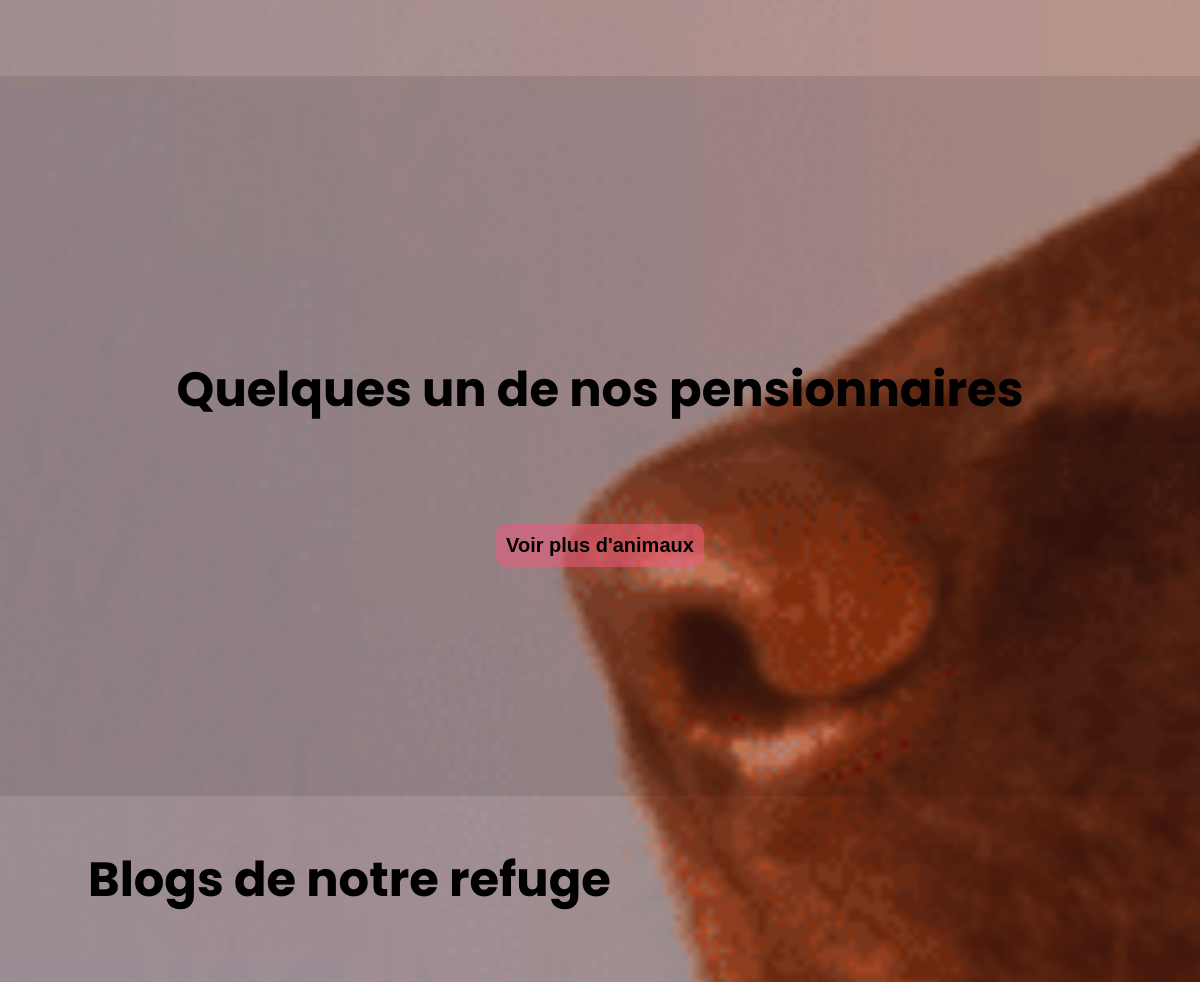
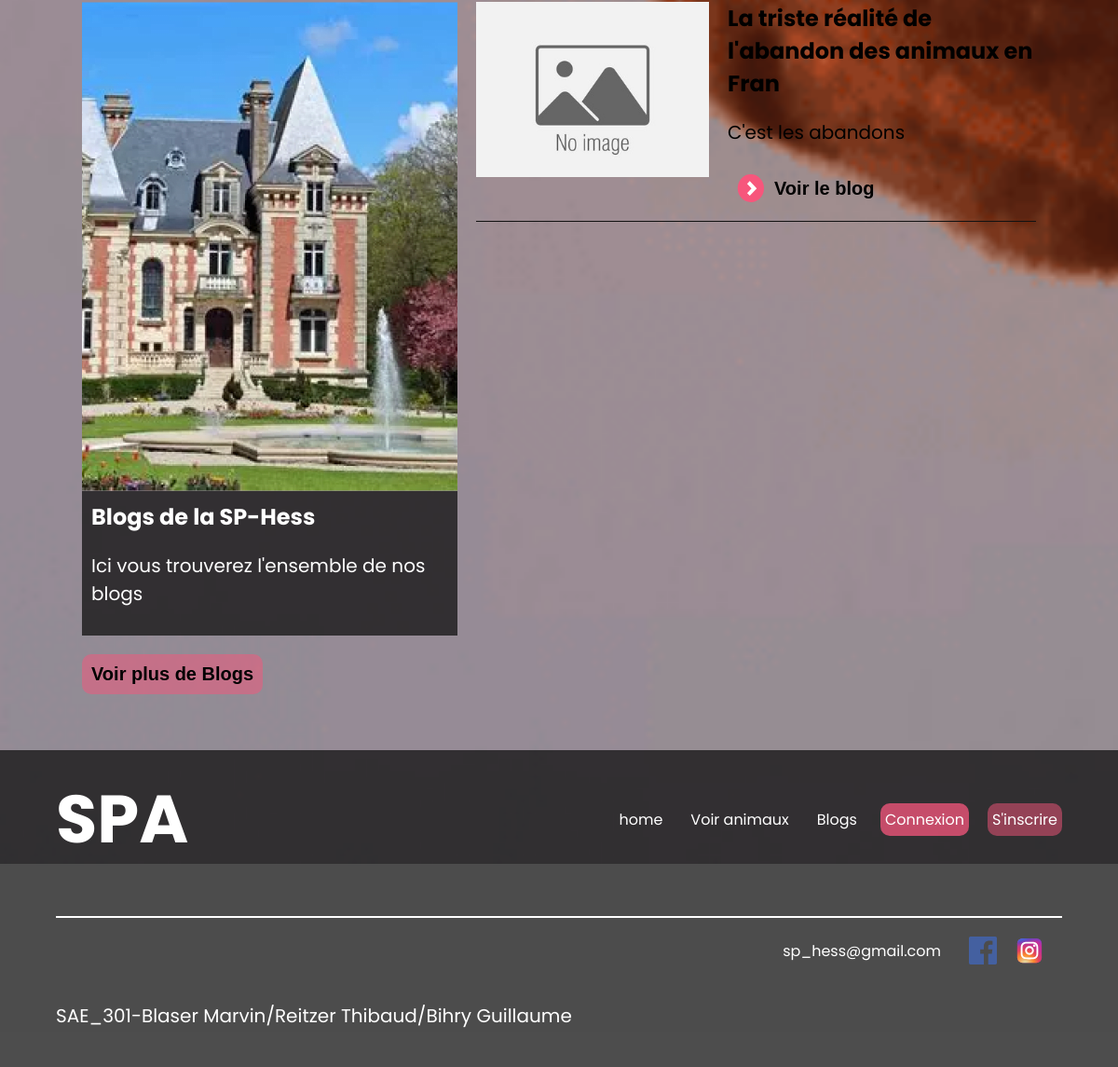
Before: / (lower part) with the older database file (2 pictures, top to bottom).
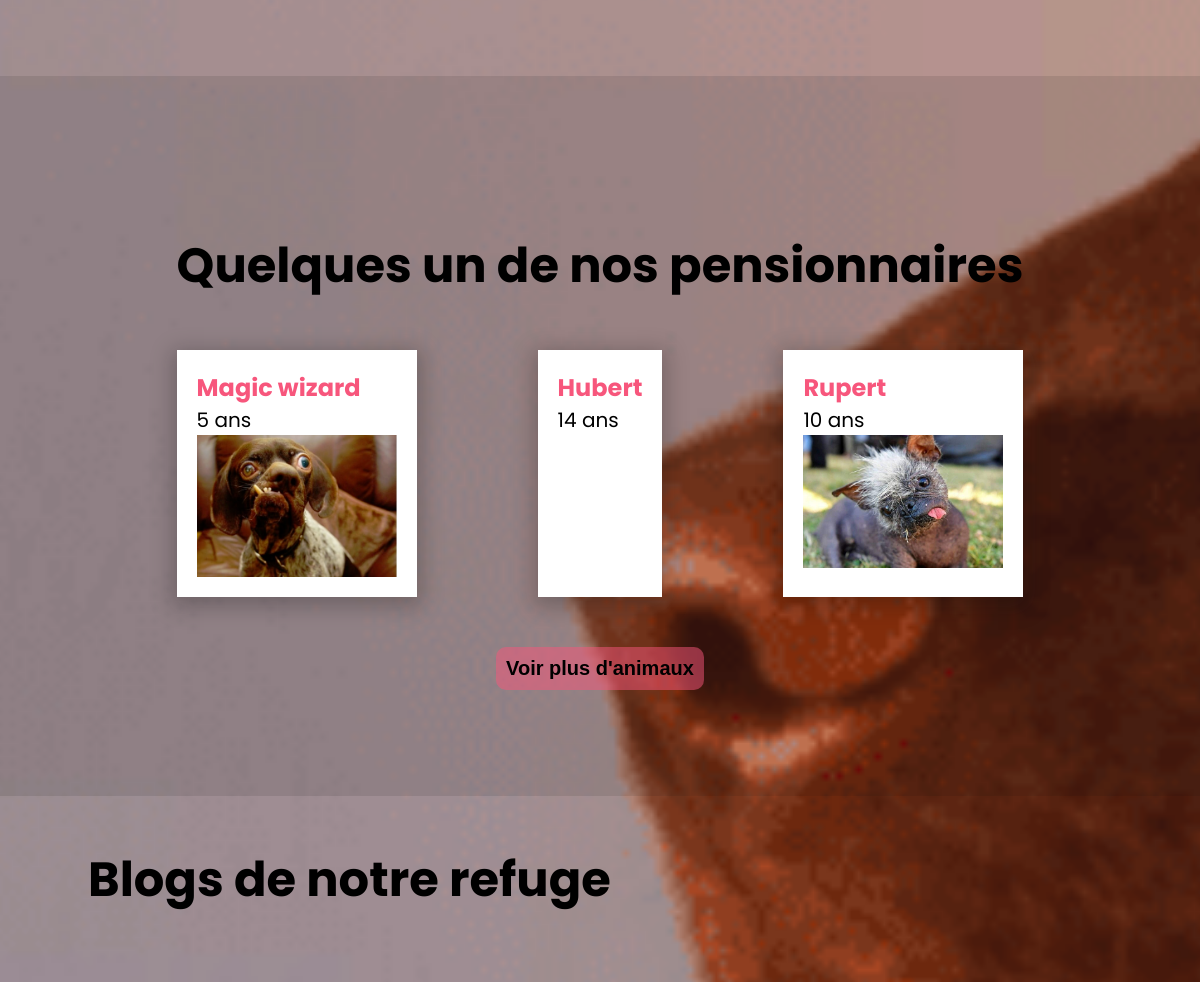
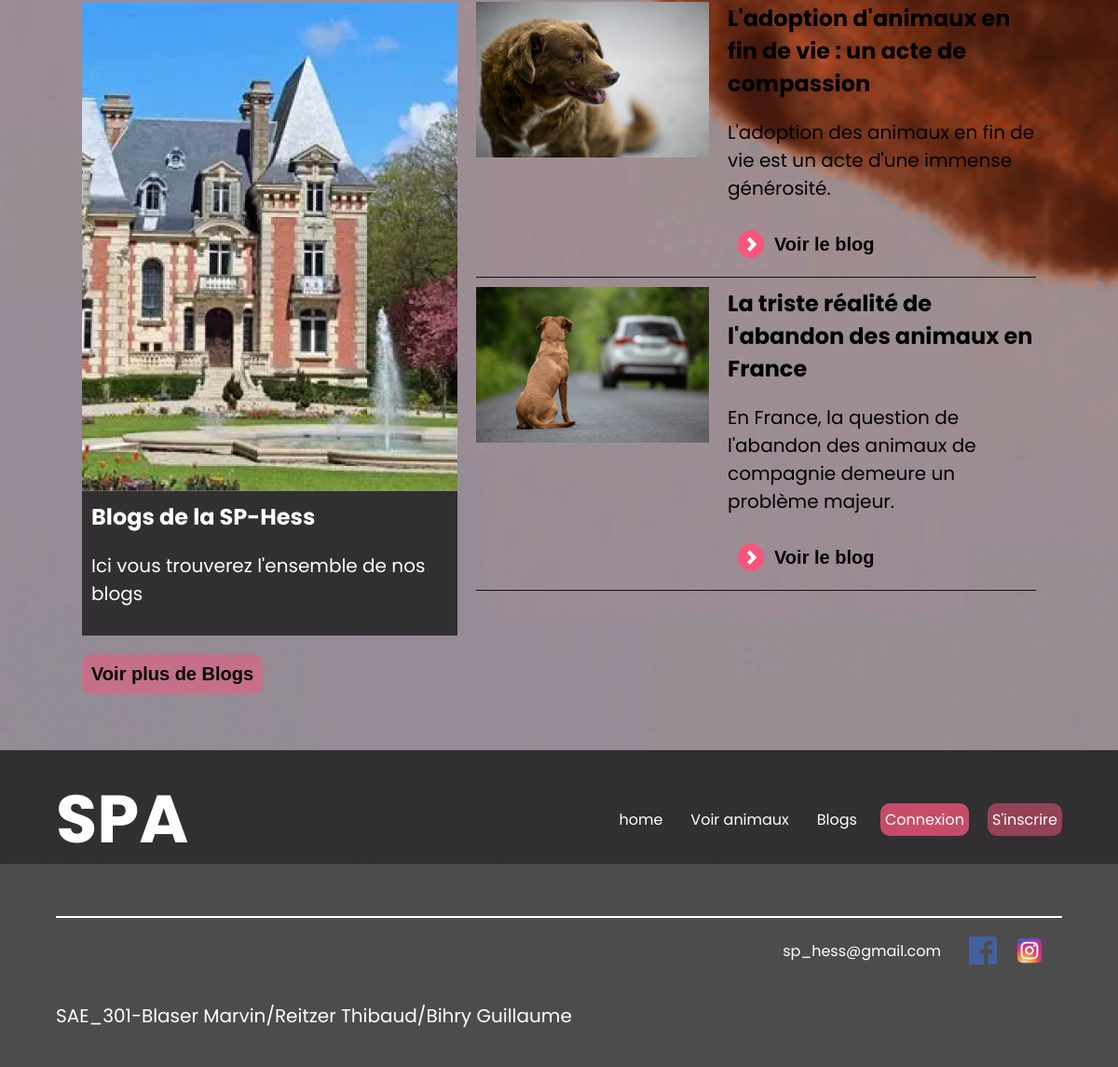
After: the same page with the newer database file (2 pictures, top to bottom).
### tables this page shows
CREATE TABLE IF NOT EXISTS `blog` (
  `id_blog` int NOT NULL AUTO_INCREMENT,
  `titre` varchar(255) NOT NULL,
  `sousTitre` text NOT NULL,
  `contenu` longtext NOT NULL,
  `image` varchar(50) NOT NULL,
  `dateCreation` datetime NOT NULL,
  `dateModification` datetime DEFAULT NULL,
  PRIMARY KEY (`id_blog`)
);

CREATE TABLE IF NOT EXISTS `animal` (
  `id_animal` int NOT NULL AUTO_INCREMENT,
  `nom` varchar(254) NOT NULL,
  `age` int NOT NULL,
  `taille` decimal(15,0) NOT NULL,
  `poid` decimal(15,1) NOT NULL,
  `handicape` tinyint NOT NULL,
  `dateArrivee` date NOT NULL,
  `id_spa` int NOT NULL,
  `id_type` int NOT NULL,
  PRIMARY KEY (`id_animal`),
  KEY `id_spa` (`id_spa`),
  KEY `id_type` (`id_type`)
);

CREATE TABLE IF NOT EXISTS `image` (
  `id_image` int NOT NULL AUTO_INCREMENT,
  `uniqid_img` varchar(254) NOT NULL,
  `ordre` int NOT NULL,
  `id_animal` int NOT NULL,
  PRIMARY KEY (`id_image`),
  KEY `id_animal` (`id_animal`)
);

### controleur/controleur.php (called while the page is built, shortened)
<?php
require_once "modele/animal.php";
require_once "modele/blog.php";
function accueil() {
    $ObjectAnimal = new Animal();
    $ObjectBlog = new Blog();
    $animals = $ObjectAnimal->getAnimalsHome();
    $blogs = $ObjectBlog->getBlogsHome();
    require "vue/vueAccueil.php";
}

### modele/blog.php (called while the page is built, shortened)
<?php
require_once "modele/modele.php";
class Blog extends database
{
    public function getBlogsHome(){
        $req = '
           SELECT *
           FROM blog
           ORDER BY dateCreation
           LIMIT 3
           ';
        $res = $this->execReq($req);
        return $res;
    }
}

### modele/modele.php (called while the page is built, shortened)
<?php
abstract class database {
    private $bdd;
    protected function execReq($req) {
        return $this->connexionBDD()->query($req)->fetchAll(PDO::FETCH_ASSOC);
    }
    private function connexionBDD() {
        if(!isset($this->bdd)){
            try {
                $options=array(PDO::MYSQL_ATTR_INIT_COMMAND => "SET NAMES utf8");
                $this->bdd=new PDO('mysql:host='.DBHOST.';dbname='.DBNAME, DBUSER, DBPWD, $options);
            }
            catch(Exception $err) {
                throw new Exception("Connexion à la BDD");
            }
        }
        return $this->bdd;
    }
}

### modele/animal.php (called while the page is built, shortened)
<?php
require_once "modele/modele.php";
class Animal extends database {
    public function getAnimalsHome(){
        $req = '
        SELECT animal.id_animal, animal.nom, age, taille, poid, handicape, dateArrivee, type.libelle AS "type", spa.nom AS "spaNom", uniqid_img AS "nomImg", image.ordre
        FROM `animal`
        JOIN type ON animal.id_type = type.id_type
        JOIN spa ON animal.id_spa = spa.id_spa
        JOIN image on animal.id_animal = image.id_animal
        WHERE image.ordre = 1
        ORDER BY dateArrivee DESC
        LIMIT 3
        ';
        $res = $this->execReq($req);
        return $res;
    }
}

### vue/vueAccueil.php (the view, shortened to what the changed rows need)
<div class="bg_animaux_section">
    <section class="animaux_section">
        <div class="animaux_container">
            <?php
            foreach ($animals as $animal) {
                ?>
                <div class="card">
                    <span class="name">
                        <?= $animal['nom'] ?>
                    </span>
                    <p class="age">
                        <?= $animal['age'] ?> ans
                    </p>
                    <img src="photoAnimal/<?= $animal['nomImg'] ?>" alt="">
                </div>
                <?php
            }
            ?>
        </div>
    </section>
</div>
<section class="blogs_section">
    <div class="blogs_container">
        <div class="blog_right">
            <?php
            foreach ($blogs as $blog) {
                ?>
                <div class="blogs">
                    <img src="./photoBlog/<?= $blog['image'] ?>" alt="" srcset="">
                    <div class="text">
                        <span>
                            <?= $blog['titre'] ?>
                        </span>
                        <p>
                            <?= $blog['sousTitre'] ?>
                        </p>
                        <a href="index.php?action=blog&&idBlog=<?= $blog['id_blog'] ?>">
                            <button>
                                Voir le blog
                            </button>
                        </a>
                    </div>
                </div>
                <?php
            }
            ?>
        </div>
    </div>
</section>
<?php
$contenu = ob_get_clean();
$footer = "SPA";
require "gabarit.php";

### vue/gabarit.php (shortened to what the changed rows need)
<!DOCTYPE html>
<html lang="fr">
<head>
    <link href="style/style.css" rel="stylesheet">
    <link rel="stylesheet" href="./style/assets.css">
</head>
<body>
    <main>
        <?= $contenu ?>
    </main>
    <?php
    if (!isset($showFooter)) {
        ?>
        <footer>
            <nav>
                <div><a href="index.php">
                        <h1>
                            <?= $footer ?>
                        </h1>
                    </a></div>
                <div class="menu">
                    <?php
                    if (!isset($_SESSION['USER'])) {
                        echo ('<a class="lien" href="index.php">home</a>');
                        echo ('<a class="lien" href="index.php?action=animaux">Voir animaux</a>');
                        echo ('<a class="lien" href="index.php?action=blogs">Blogs</a>');
                        echo ('<a class="lien connexion_link" href="index.php?action=login">Connexion</a>');
                        echo ('<a class="lien inscription_link" href="index.php?action=signup">S\'inscrire</a>');
                    }
                    ?>
                </div>
            </nav>
            <div class="contact">
                <a href="">sp_hess@gmail.com</a>
                <div class="social_icons">
                </div>
            </div>
            <div class="credit">
                <p>SAE_301-Blaser Marvin/Reitzer Thibaud/Bihry Guillaume</p>
            </div>
        </footer>
        <?php
    }
    ?>
</body>
</html>

Changed rows visible on the page:
removed blog: image (placeholder picture), titre "La triste réalité de l'abandon des animaux en Fran", sousTitre "C'est les abandons"
added animal: nom "Magic wizard", age "5", image.uniqid_img (picture)
added animal: nom "Hubert", age "14"
added animal: nom "Rupert", age "10", image.uniqid_img (picture)
added blog: image (picture), titre "L'adoption d'animaux en fin de vie : un acte de compassion", sousTitre "L'adoption des animaux en fin de vie est un acte d'une immense générosité."
added blog: image (picture), titre "La triste réalité de l'abandon des animaux en France", sousTitre "En France, la question de l'abandon des animaux de compagnie demeure un problème majeur."
